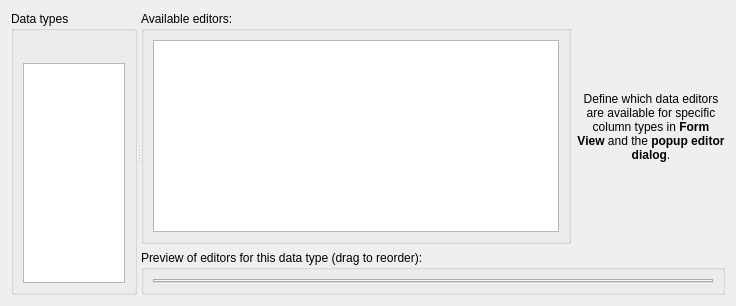
         <widget class="QWidget" name="dataEditorsPage">
          <layout class="QVBoxLayout" name="verticalLayout_24">
           <item>
            <widget class="QSplitter" name="splitter_2">
             <property name="orientation">
              <enum>Qt::Orientation::Horizontal</enum>
             </property>
             <widget class="QGroupBox" name="dataEditorsTypesGroup">
              <property name="sizePolicy">
               <sizepolicy hsizetype="Preferred" vsizetype="Preferred">
                <horstretch>1</horstretch>
                <verstretch>0</verstretch>
               </sizepolicy>
              </property>
              <property name="title">
               <string>Data types</string>
              </property>
              <layout class="QVBoxLayout" name="verticalLayout_22">
               <item>
                <widget class="QToolBar" name="dataEditorsTypesToolbar"/>
               </item>
               <item>
                <widget class="QListWidget" name="dataEditorsTypesList">
                 <property name="cfg" stdset="0">
                  <string notr="true">General.DataEditorsOrder</string>
                 </property>
                </widget>
               </item>
              </layout>
             </widget>
             <widget class="QWidget" name="dataEditorsRightWidget" native="true">
              <property name="sizePolicy">
               <sizepolicy hsizetype="Preferred" vsizetype="Preferred">
                <horstretch>3</horstretch>
                <verstretch>0</verstretch>
               </sizepolicy>
              </property>
              <layout class="QVBoxLayout" name="verticalLayout_23">
               <property name="leftMargin">
                <number>0</number>
               </property>
               <property name="topMargin">
                <number>0</number>
               </property>
               <property name="rightMargin">
                <number>0</number>
               </property>
               <property name="bottomMargin">
                <number>0</number>
               </property>
               <item>
                <widget class="QWidget" name="widget" native="true">
                 <layout class="QHBoxLayout" name="horizontalLayout_4">
                  <property name="leftMargin">
                   <number>0</number>
                  </property>
                  <property name="topMargin">
                   <number>0</number>
                  </property>
                  <property name="rightMargin">
                   <number>0</number>
                  </property>
                  <property name="bottomMargin">
                   <number>0</number>
                  </property>
                  <item>
                   <widget class="QGroupBox" name="dataEditorsAvailableGroup">
                    <property name="title">
                     <string>Available editors:</string>
                    </property>
                    <layout class="QVBoxLayout" name="verticalLayout_26">
                     <item>
                      <widget class="QListWidget" name="dataEditorsAvailableList">
                       <property name="sortingEnabled">
                        <bool>true</bool>
                       </property>
                      </widget>
                     </item>
                    </layout>
                   </widget>
                  </item>
                  <item>
                   <widget class="QLabel" name="label_2">
                    <property name="text">
                     <string>&lt;html&gt;&lt;head/&gt;&lt;body&gt;&lt;p&gt;Define which data editors are available for specific column types in &lt;span style=&quot; font-weight:700;&quot;&gt;Form View&lt;/span&gt; and the &lt;span style=&quot; font-weight:700;&quot;&gt;popup editor dialog&lt;/span&gt;.&lt;/p&gt;&lt;/body&gt;&lt;/html&gt;</string>
                    </property>
                    <property name="alignment">
                     <set>Qt::AlignmentFlag::AlignCenter</set>
                    </property>
                    <property name="wordWrap">
                     <bool>true</bool>
                    </property>
                   </widget>
                  </item>
                 </layout>
                </widget>
               </item>
               <item>
                <widget class="QGroupBox" name="dataEditorsSelectedGroup">
                 <property name="title">
                  <string>Preview of editors for this data type (drag to reorder):</string>
                 </property>
                 <layout class="QVBoxLayout" name="verticalLayout_27">
                  <item>
                   <widget class="QTabWidget" name="dataEditorsSelectedTabs">
                    <property name="movable">
                     <bool>true</bool>
                    </property>
                   </widget>
                  </item>
                 </layout>
                </widget>
               </item>
              </layout>
             </widget>
            </widget>
           </item>
          </layout>
         </widget>
